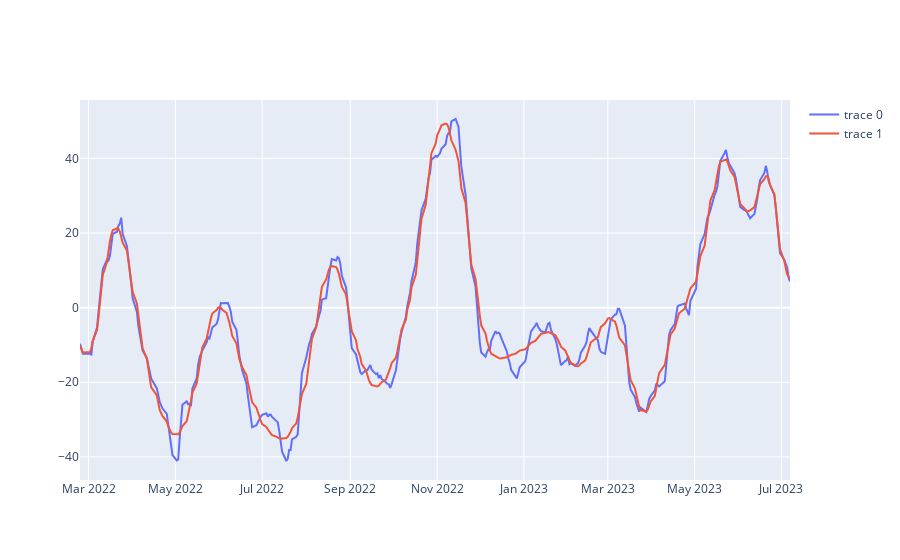

The code cell stored with this chart in its notebook:
### Code cell
ativo_df_prev = preparar_dados_financeiros("KLBN11.SA",1,start="2022-01-01",end="2023-07-25",remove_out=False)

tsi_df_prev= GetTsi(ativo_df_prev, 80, 0.009)


fig = go.Figure()

fig.add_trace(go.Scatter(x=tsi_df_prev.index, y=tsi_df_prev["tsi"]))
fig.add_trace(go.Scatter(x=tsi_df_prev.index, y=tsi_df_prev["gaussian"]))

fig.show()

### Figure 1 — Plotly figure (JSON) as saved in the notebook; plotly's stock layout.template omitted (floating-point values rounded to 4 significant figures; data arrays with more than 128 entries replaced by an {"elided": "..."} marker saying what was removed)
{"data": [{"type": "scatter", "x": {"elided": "341 str values"}, "y": {"elided": "341 float values"}}, {"type": "scatter", "x": {"elided": "341 str values"}, "y": {"elided": "341 float values"}}], "layout": {"autosize": true, "xaxis": {"autorange": true, "range": ["2022-02-23", "2023-07-07"], "type": "date"}, "yaxis": {"autorange": true, "range": [-46.18, 55.64], "type": "linear"}}}
